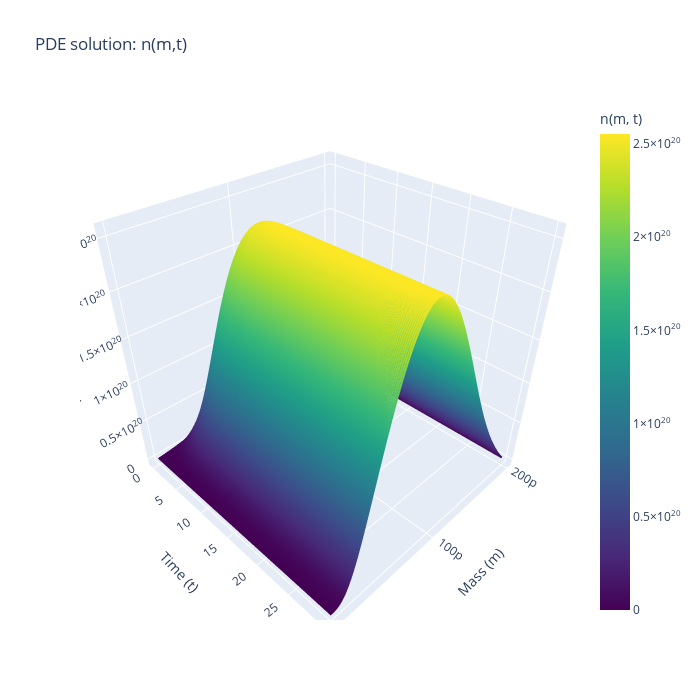
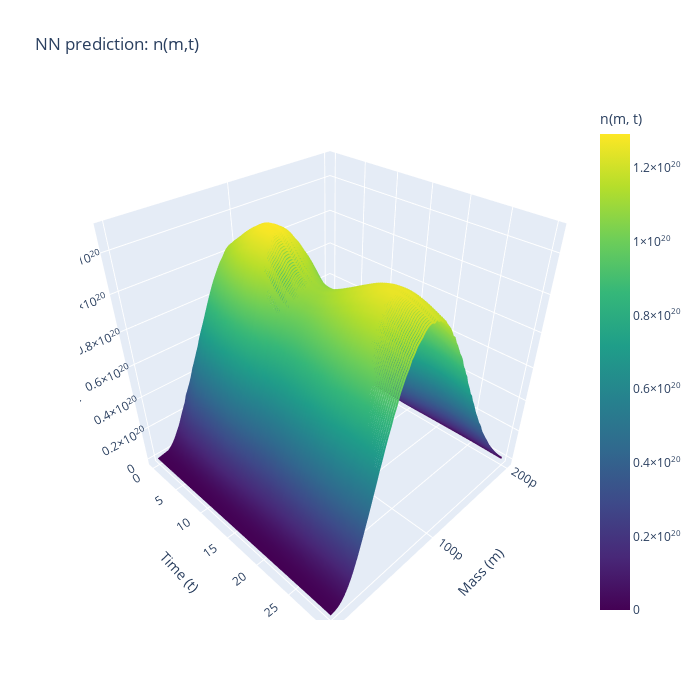

Notebook code for these charts, in order:
### Code cell
# torch.save(model.state_dict(), 'classic_NN_integrodiff_normalized_batch.pth')
# state_dict = torch.load(r"classicNN_integrodiff_normalized_(102x128x256x256x128 x101)4000epoch_3e-5loss.pth")
# model.load_state_dict(state_dict)
#setting up a validation set: 

U_val=None

n0_val= shifted_gaussian(m,0.6*m_max,0.25*m_max)*0.5    #2 gramms of biomass at the start
S0=2
y0 = np.concatenate([n0_val, [S0]])

PDE= partial(
            population_system,
            m=m,
            P=P,
            delta_m=delta_m,
            se=se,
            minimal_division_mass=minimal_division_mass,
            D_func=None,
            i=None
        )

sol_val= solve_ivp(PDE, t_span, y0, t_eval=t_eval, method='RK45')
N_pde=sol_val.y[:-1,:]
S_pde=sol_val.y[-1,:]

"""now for the simulation with the NN-->first i need to normalize the initial datapoint-->NN-->denormalize """
def rollout(model, n0, s0, steps, X_mean, X_std, Y_mean, Y_std, return_numpy=True):
    """
    model: maps [n(t), s(t)] -> [n(t+1), s(t+1)]
    n0:    (M,) torch tensor
    s0:    scalar or 0-D/1-D tensor
    steps: number of steps

    Returns:
        N: (M, steps+1) tensor with columns n(0)..n(steps)
        S: (steps+1,) tensor with s(0)..s(steps)
    """
    model.eval()
    if not torch.is_tensor(n0):
        n0 = torch.tensor(n0,dtype=torch.float32)
    n = n0.float().view(-1)
    s = torch.as_tensor(s0, dtype=torch.float32).view(())

    M = n.shape[0]
    N = torch.empty((M, steps + 1), dtype=torch.float32)
    S = torch.empty((steps + 1,), dtype=torch.float32)
    N[:, 0] = n
    S[0] = s

    X_mean = X_mean.float().view(-1)
    X_std  = X_std.float().view(-1)
    Y_mean = Y_mean.float().view(-1)
    Y_std  = Y_std.float().view(-1)

    assert X_mean.numel() == M + 1 and Y_mean.numel() == M + 1, "Mean/std length must be M+1."

    with torch.no_grad():
        for t in range(steps):
            x_raw  = torch.cat([N[:, t], S[t].unsqueeze(0)], dim=0)   # (M+1,)
            x_norm = (x_raw - X_mean) / X_std
            y_norm = model(x_norm.unsqueeze(0)).squeeze(0)            # (M+1,)
            y_raw  = y_norm * Y_std + Y_mean

            N[:, t + 1] = y_raw[:M]
            S[t + 1]    = y_raw[M]

    if return_numpy:
        return N.numpy(), S.numpy()
    return N, S

N_nn, S_nn = rollout(model, n0_val, s0=S0, steps=len(t_eval)-1,X_mean=X_mean, X_std=X_std, Y_mean=Y_mean, Y_std=Y_std)

def plot_spaghetti(m, t, N, title="", step=2, colorscale='Viridis'):
    """
    Create a 3D spaghetti plot for n(m, t).
    
    Parameters
    ----------
    m : 1D array
        Mass values.
    t : 1D array
        Time values.
    N : 2D array, shape (len(m), len(t))
        n(m, t) data.
    title : str
        Plot title.
    step : int
        Time index step for subsampling curves.
    colorscale : str
        Plotly colorscale name.
    """
    # Meshgrid
    T, M_ = np.meshgrid(t, m)
    
    # Shared color range
    cmin, cmax = N.min(), N.max()
    
    # Subsample time slices
    time_idxs = np.arange(0, N.shape[1], step)
    
    traces = []
    for i, k in enumerate(time_idxs):
        traces.append(
            go.Scatter3d(
                x=M_[:, k],
                y=T[:, k],
                z=N[:, k],
                mode='lines',
                showlegend=False,
                line=dict(
                    color=N[:, k],
                    colorscale=colorscale,
                    cmin=cmin,
                    cmax=cmax,
                    width=4,
                    showscale=(i == 0),
                    colorbar=dict(title='n(m, t)') if i == 0 else None
                )
            )
        )

    fig = go.Figure(traces)
    fig.update_layout(
        title=title,
        scene=dict(
            xaxis=dict(title='Mass (m)',
                       autorange="reversed"),
            yaxis=dict(title='Time (t)'),
            zaxis=dict(title='n(m, t)')
        ),
        width=700,
        height=700
    )
    fig.show()



plot_spaghetti(m, t_eval, N_pde, title="PDE solution: n(m,t)", step=2)
plot_spaghetti(m, t_eval, N_nn[:, :len(t_eval)], title="NN prediction: n(m,t)", step=2)

# --- Biomass & substrate over time (NN vs PDE) ---
# Biomass = sum(n_i(t) * m_i * delta_m)
biomass_pde = (N_pde * m[:, None]).sum(axis=0) * delta_m
biomass_nn  = (N_nn  * m[:, None]).sum(axis=0) * delta_m

for i in range(100):
    print(biomass_nn[i]+S_nn[i])
fig, axes = plt.subplots(1, 2, figsize=(12, 4))  # 1 row, 2 columns

# --- First subplot: Biomass ---
axes[0].plot(sol_val.t[:len(biomass_pde)], biomass_pde, label='biomass (PDE)')
axes[0].plot(t_eval, biomass_nn, '--', label='biomass (NN)')
axes[0].set_xlabel('time')
axes[0].set_ylabel('biomass')
axes[0].legend()
axes[0].grid(True)

# --- Second subplot: Substrate & Dilution rate ---
axes[1].plot(sol_val.t[:len(S_pde)], S_pde, label='substrate (PDE)')
axes[1].plot(t_eval, S_nn, '--', label='substrate (NN)')
axes[1].set_xlabel('time')
axes[1].set_ylabel('value')
axes[1].legend(loc='best')
axes[1].grid(True)

plt.tight_layout()
plt.show()
